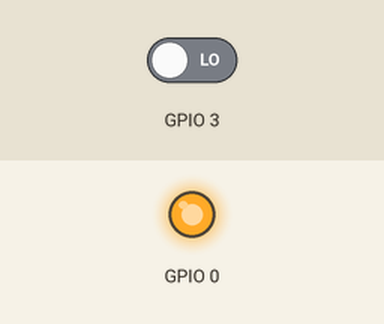
Bench run of a sketch on a simulated ESP8266 (Wemos D1 mini). Shown: output pins drawn as LEDs (lit = HIGH). The inputs (shaded band) are chosen by the test bench; at power-on: GPIO 3 LOW.

Above: at 1.2 s.
1.3 s: GPIO 3 driven HIGH
At 1.7 s:
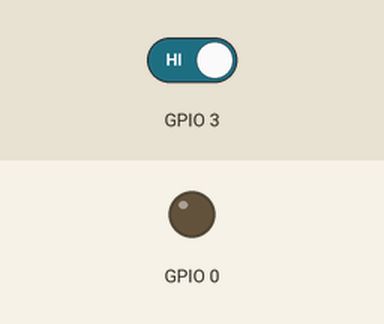
2.8 s: GPIO 3 driven LOW
At 4.1 s:
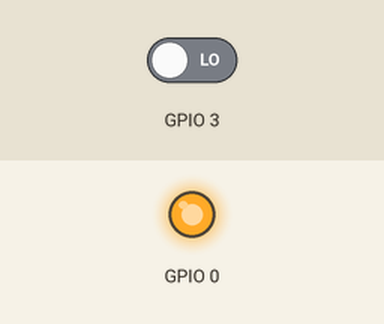
Timing chart, 0 to 5.8 s (numbered marks = the images above; inputs shaded):
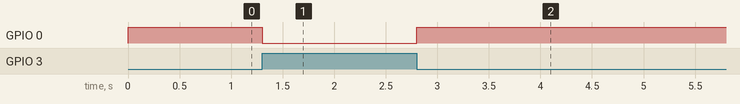

Measured:
- after the input at 1.3 s, GPIO 0: HIGH → LOW at once
- after the input at 2.8 s, GPIO 0: LOW → HIGH at once

The sketch:

push-button.ino
```cpp
#include "sensor-shield.h"

int botao_status = 0;

void setup (void){

  //configura o botao como entrada/input
  //pinMode(BOTAO, INPUT);
  //configura o rele como saida/output
  pinMode(RELE, OUTPUT);

}

void loop(void){

  //le o status do botao e inverte o status (pullup)
  botao_status = !digitalRead(BOTAO);
  //encreve na saida digital o resultado da leitura do botao
  digitalWrite(RELE,botao_status);

}
```
